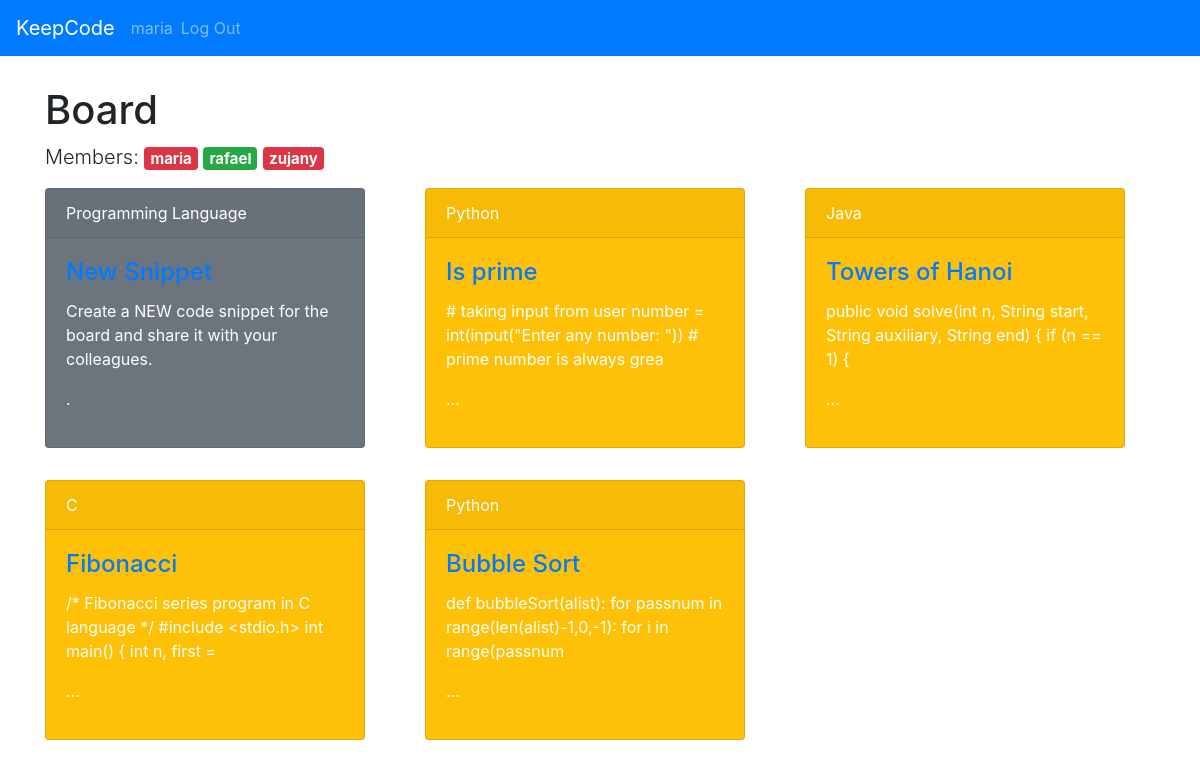
Screenshot of / (signed in) with the database file from the repository.
### tables this page shows
CREATE TABLE user (
  id INTEGER PRIMARY KEY AUTOINCREMENT,
  username TEXT UNIQUE NOT NULL,
  password TEXT NOT NULL,
  last_login TIMESTAMP NOT NULL DEFAULT CURRENT_TIMESTAMP
, online BOOLEAN NOT NULL CHECK (online IN (0,1)) DEFAULT 0);

CREATE TABLE post (
  id INTEGER PRIMARY KEY AUTOINCREMENT,
  author_id INTEGER NOT NULL,
  created TIMESTAMP NOT NULL DEFAULT CURRENT_TIMESTAMP,
  last_updated TIMESTAMP NOT NULL DEFAULT CURRENT_TIMESTAMP,
  title TEXT NOT NULL,
  body TEXT NOT NULL,
  programming_language TEXT NOT NULL,
  FOREIGN KEY (author_id) REFERENCES user (id)
);

### keepcode/board.py (the view)
@bp.route('/')
def index():
    db = get_db()
    posts = db.execute(
        'SELECT p.id, title, body, created, author_id,'
        ' last_updated, programming_language, username'
        ' FROM post p JOIN user u ON p.author_id = u.id'
        ' ORDER BY created DESC'
    ).fetchall()
    users = db.execute(
        'SELECT id, username, last_login, online'
        ' FROM user u'
        ' ORDER BY last_login DESC'
    ).fetchall()
    return render_template('board/index.html', posts=posts, users=users)

### keepcode/auth.py (called while the page is built)
@bp.before_app_request
def load_logged_in_user():
    user_id = session.get('user_id')
    if user_id is None:
        g.user = None
    else:
        g.user = get_db().execute(
            'SELECT * FROM user WHERE id = ?', (user_id,)
        ).fetchone()

### keepcode/db.py (called while the page is built)
def get_db():
    if 'db' not in g:
        g.db = sqlite3.connect(
            current_app.config['DATABASE'],
            detect_types=sqlite3.PARSE_DECLTYPES
        )
        g.db.row_factory = sqlite3.Row
    return g.db

### keepcode/templates/board/index.html (shortened to what this page needs)
{% extends 'base.html' %}
{% block header %}
  {% if g.user %}
    <h1>
      Board
    </h1>
    <p class="lead">
      <span>Members: </span>
      {% for user in users %}
        {% if user['online'] == 1 %}
          <span class="badge badge-success">{{ user['username'] }}</span>
        {% else %}
          <span class="badge badge-danger">{{ user['username'] }}</span>
        {% endif %}
      {% endfor %}
    </p>
  {% endif %}
{% endblock %}
{% block content %}
  {% if g.user %}
    <div class="row justify-content-center">
      <div class="card-deck">
        <div class="col-auto mb-3">
            <div class="card text-white bg-secondary mb-3" style="max-width: 20rem;">
              <div class="card-header">Programming Language</div>
              <div class="card-body">
                <a class="action" href="{{ url_for('board.create') }}">
                  <h4 class="card-title">New Snippet</h4>
                </a>
                <p class="card-text">
                  Create a NEW code snippet for the board and share it with your colleagues.
                </p>
                <p>.</p>
              </div>
            </div>
        </div>
        {% for post in posts %}
          <div class="col-auto mb-3">
            <div class="card text-white bg-warning mb-3" style="max-width: 20rem;">
              <div class="card-header">{{ post['programming_language'] }}</div>
              <div class="card-body">
                <a class="action" href="{{ url_for('board.view', id=post['id']) }}">
                  <h4 class="card-title">{{ post['title'] }}</h4>
                </a>
                <p class="card-text">
                  {{ post['body'][:100] }}
                  <p>...</p>
                </p>
              </div>
            </div>
          </div>
        {% endfor %}
      </div>
    </div>
  {% endif %}
{% endblock %}

### keepcode/templates/base.html (shortened to what this page needs)
<!doctype html>
<link rel="stylesheet" href="{{ url_for('static', filename='bootstrap.css') }}">
<link rel="stylesheet" href="{{ url_for('static', filename='style.css') }}">
<nav class="navbar navbar-expand-lg navbar-dark bg-primary">
  <a class="navbar-brand" href="{{ url_for('board.index') }}">KeepCode</a>
  <div class="collapse navbar-collapse" id="navbarColor01">
    <ul class="navbar-nav mr-auto">
      {% if g.user %}
        <li class="nav-item">
          <span class="navbar-text">{{ g.user['username'] }}</span>
        </li>
        <li class="nav-item">
          <a class="nav-link" href="{{ url_for('auth.logout') }}">Log Out</a>
        </li>
      {% endif %}
    </ul>
  </div>
</nav>
<section class="content">
  <div class="container">
    <header>
      {% block header %}{% endblock %}
    </header>
    {% block content %}{% endblock %}
  </div>
</section>

### keepcode/static/style.css (style rules this page uses)
.container { margin-top:30px; }

### rows the page displays
user: user.username "maria", username "maria"
user: username "rafael"
user: username "zujany"
post: programming_language "Python", title "Is prime", body "# taking input from user number = int(input(\"Enter any number: \")) # prime number is always grea"
post: programming_language "Java", title "Towers of Hanoi", body "public void solve(int n, String start, String auxiliary, String end) { if (n == 1) {"
post: programming_language "C", title "Fibonacci", body "/* Fibonacci series program in C language */ #include <stdio.h> int main() { int n, first ="
post: programming_language "Python", title "Bubble Sort", body "def bubbleSort(alist): for passnum in range(len(alist)-1,0,-1): for i in range(passnum"
